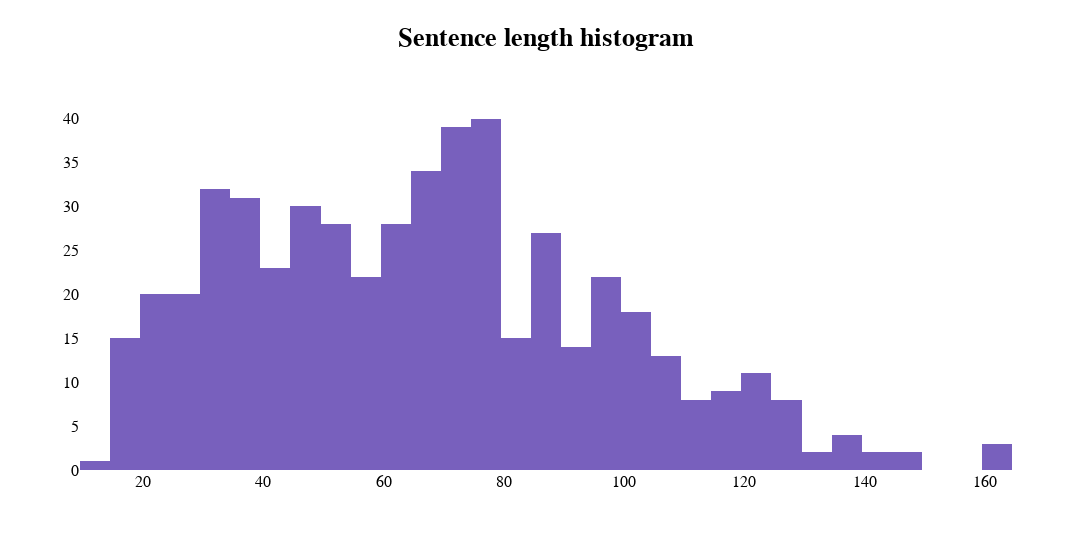

Notebook code for this chart:
### Markdown cell above
### Exploratory Data Analysis

Let's plot a histogram to verify the distribution of sentence length

### Code cell
df['sentence_length'] = df['sentence'].apply(lambda x: len(str(x)))

fig = go.Figure()
fig.add_trace(go.Histogram(
    x=df["sentence_length"],
    marker_color='#7860bd',
))
fig.update_layout(
    title={
    'text': "<b>Sentence length histogram</b>",
    'font' : dict(size=26, color='black', family='Helvetica'),
    'y':0.95,
    'x':0.5},
    height=550, width=1100,
    font_family='Helvetica',
    font_color='black',
    font_size=16,
    plot_bgcolor='white',
)

fig.show()

### Figure 1 — Plotly figure (JSON) as saved in the notebook; plotly's stock layout.template omitted (floating-point values rounded to 4 significant figures; data arrays with more than 128 entries replaced by an {"elided": "..."} marker saying what was removed)
{"data": [{"marker": {"color": "#7860bd"}, "type": "histogram", "x": {"elided": "521 int values"}}], "layout": {"font": {"color": "black", "family": "Helvetica", "size": 16}, "height": 550, "plot_bgcolor": "white", "title": {"font": {"color": "black", "family": "Helvetica", "size": 26}, "text": "<b>Sentence length histogram</b>", "x": 0.5, "y": 0.95}, "width": 1100}}
